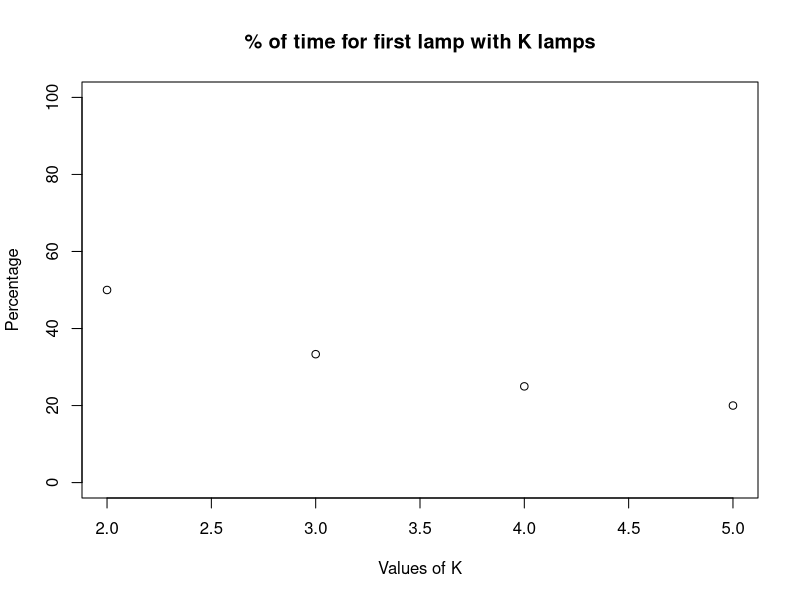

Source code (R): (Note: this script raises an error after producing the figure.)
#STU22004 Lab Assignment 3
#Student Number: 19314123

#Q1

#parameters: numberOfLamps to test with (i.e. k), average lifetime, and X where we want to find the percentage of the time that we would use lamp X 
findPercentageForLampX = function(numberOfLamps, averageHours, X){

decayParameter = (averageHours)^-1 #which is 1/mu (i.e. 1/average)
randomSampleLamps = 10000 #the question asked us to get 10,000 samples

#use a matrix to store the lamps being tested
lampsBeingTested = matrix(ncol=numberOfLamps, nrow=randomSampleLamps)

#fill the matrix using the rexp() function.
#the rexp() function returns a vector of random numbers having an exponential distribution.
for(a in 1:numberOfLamps){
  lampsBeingTested[,a] = rexp(randomSampleLamps, decayParameter)
}
percentageOfTimeFirstLampIsUsed = c(0)
finalPercentage = c(0)

#calculate the percentage of time lamp X is being used
for(i in 1:randomSampleLamps){
  time = c(0)
  for(q in 1:numberOfLamps){
    time = time + lampsBeingTested[i,q]
  }
  percentageOfTimeLampXIsUsed = 100 * (lampsBeingTested[i,X]/time)
  finalPercentage = finalPercentage + percentageOfTimeLampXIsUsed
}
average = sum(finalPercentage/randomSampleLamps)
return(average)
}

k <- c(0,0,0,0) #create a vector to hold the results of 200 iterations for k = 2,3,4,5

iterations = 200 # the question stated that we need to have 200 iterations
for(i in 1:iterations){
  averageHours <- 24000 #i.e. mu = 24,000 hour lifetime
  #use the vector to store the values, and let X = 1 when calling the function
  #because we want to find the percentage of time that we would use the first lamp 
  k[1] = k[1] + findPercentageForLampX(2, averageHours, 1)
  k[2] = k[2] + findPercentageForLampX(3, averageHours, 1)
  k[3] = k[3] + findPercentageForLampX(4, averageHours, 1)
  k[4] = k[4] + findPercentageForLampX(5, averageHours, 1)
}

percent <- c(0,0,0,0)
percent[1] = sum(k[1]/iterations)
percent[2] = sum(k[2]/iterations)
percent[3] = sum(k[3]/iterations)
percent[4] = sum(k[4]/iterations)

percent

k <- c(2,3,4,5)

plot(k, percent, ylim=c(0,100), xlim=c(2,5), main = "% of time for first lamp with K lamps", xlab = "Values of K", ylab = "Percentage")

percent[1]
percent[2]
percent[3]
percent[4]

# results :
# k = 2 : 50.01453%
# k = 3 : 33.33771%
# k = 4 : 25.01255%
# k = 5 : 20.00208%


#Q2

variancesFromIterations= c(0)
samples <- 10000
variancesFromIterations = replicate(200, findVariance(samples, 1, 2))
finalVariance = mean(variancesFromIterations)
finalVariance

# results :
# variance for which P(a<X<b) is maximum:
# variance = 4 


findVariance = function(samples, a, b){
  mu = c(0) # average = 0 (stated in the question)
  maximumStandardDeviation = c(0)
  probabilityWithAandBwhenMaximum = c(0) 
  
  #get samples as required from the question for the normal distribution
  samplesOfStandardDeviation <- sample(1:samples, samples)
  for(a in 1:samples){
    probabilityWithA = c(0)
    probabilityWithB = c(0)
    probabilityWithAandB = c(0)
    
    #P(Z = a-mu/sd)
    probabilityWithA = pnorm(a, mu, samplesOfStandardDeviation[a])
    #P(Z = b-mu/sd)
    probabilityWithB = pnorm(b, mu, samplesOfStandardDeviation[a])
    
    #P(Z = b-mu/sd) - P(Z = a-mu/sd)
    probabilityWithAandB = (probabilityWithB) - (probabilityWithA)
    
    #keep track of the maximum probability within the P(a < X < b)
    if(probabilityWithAandBwhenMaximum < probabilityWithAandB){
      maximumStandardDeviation = samplesOfStandardDeviation[a]
      probabilityWithAandBwhenMaximum = probabilityWithAandB
    }
  }
  #finally return the variance when the probability is maximized
  #variance = (standard deviation)^2
  varianceWhenProbabilityIsMax = (maximumStandardDeviation)^2
  return(varianceWhenProbabilityIsMax)
}